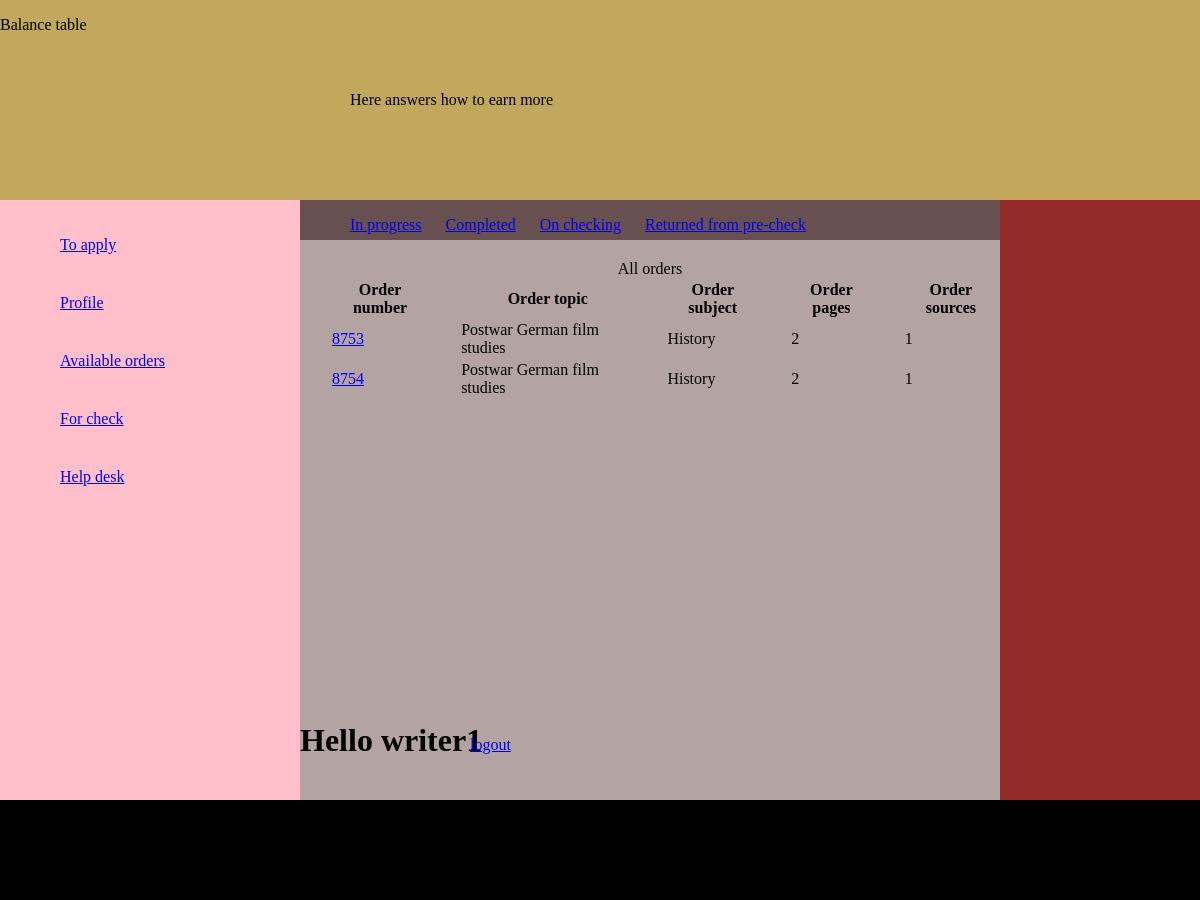
Page /personal/ (signed in) on the earlier database version.
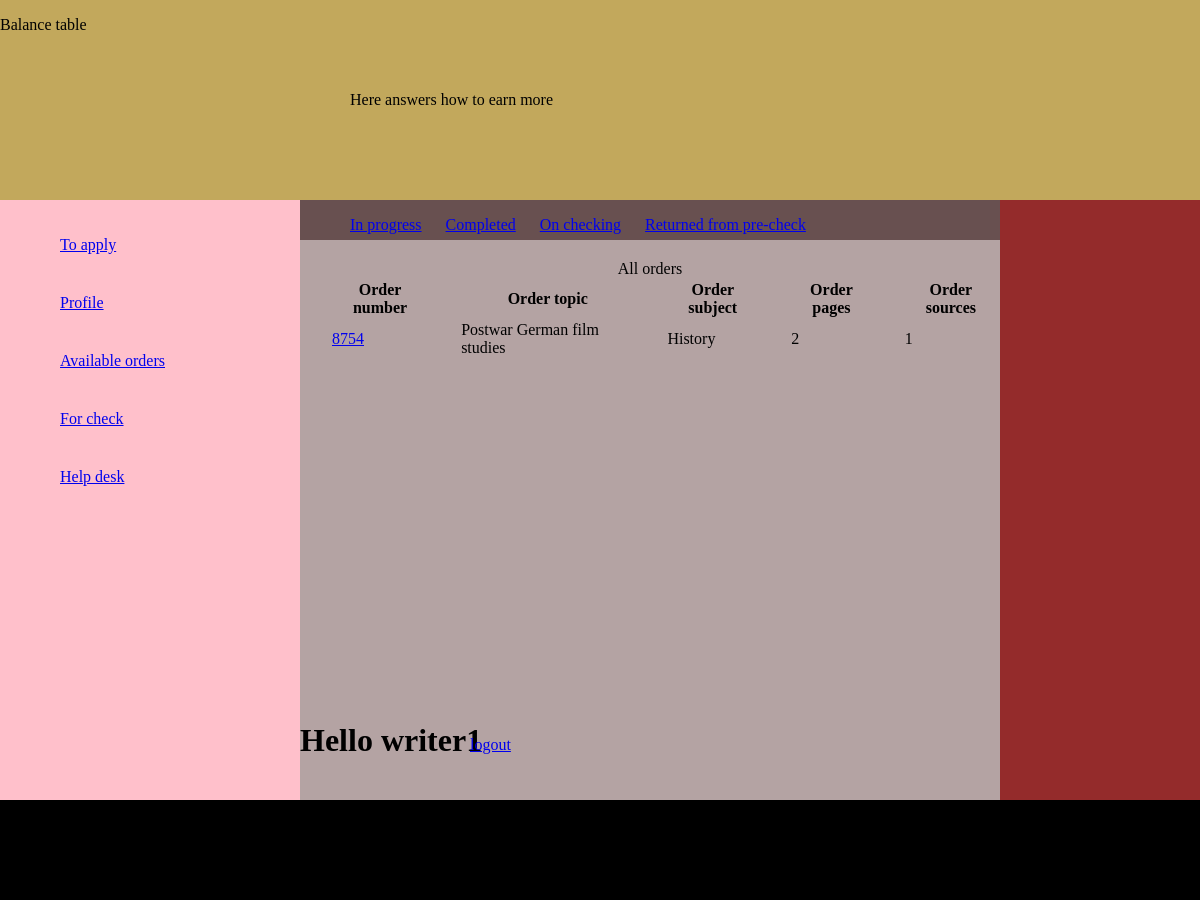
Same page on the later database version.
### app1/models.py (models this page shows, shortened)
class Order_model(models.Model):
	number = models.CharField(max_length=300)
	account = models.CharField(max_length=300, blank=True)
	files = models.CharField(max_length=300, blank=True)
	subject = models.CharField(max_length=300, blank=True)
	topic = models.CharField(max_length=300, blank=True)
	client_deadline = models.CharField(max_length=300, blank=True, null=True)
	price = models.DecimalField(max_digits=8, decimal_places=2, blank=True, null=True)
	number_of_pages = models.IntegerField(blank=True, null=True)
	spaced = models.CharField(max_length=300, blank=True)
	format = models.CharField(max_length=300, blank=True)
	number_of_sources = models.IntegerField(blank=True, null=True)
	abstract = models.BooleanField(blank=True, default=False)
	slieds = models.CharField(max_length=300, blank=True)
	questions = models.CharField(max_length=300, blank=True)
	problems = models.CharField(max_length=300, blank=True)
	paper_type = models.CharField(max_length=300, blank=True)
	assign_date = models.CharField(max_length=300, blank=True, null=True)
	details = models.CharField(max_length=300, blank=True)
	real_time_deadline = models.TimeField(blank=True, null=True)
	status = models.CharField(max_length=300, blank=True, default='available')
	writer_deadline = models.CharField(max_length=300, blank=True, null=True)
	writer_time = models.TimeField(blank=True, null=True)
	writer_number = models.CharField(max_length=300, blank=True)
	words_min = models.IntegerField(blank=True, null=True)
	writer = models.ForeignKey(User, null=True)
	writer_name = models.CharField(max_length=300, null=True)
	writer_email = models.EmailField(max_length=300, blank=True)
	send_date = models.CharField(max_length=300, blank=True, null=True)
	payment = models.DecimalField(max_digits=8, decimal_places=2, blank=True, null=True)
	payment_date = models.CharField(max_length=300, blank=True, null=True)
	client_num_of_order = models.CharField(max_length=300, blank=True)
	controller = models.ForeignKey(UserProfile, null=True)
	times_returned_for_revision = models.IntegerField(default=0)
	def get_absolut_url(self):
		return 'http://127.0.0.1:8000/' + self.number
	class Meta:
		verbose_name = 'Order'
		verbose_name_plural = 'Orders'

### app1/views.py (the view)
# urls.py: url(r'^personal/$', personal),
@login_required
def personal(request):
	user = request.user
	if user.is_authenticated():
		return writer_cabinet(request)
	else:
		return register(request)

### app1/views.py (called while the page is built)
@login_required
def writer_cabinet(request):
	user = request.user
	user_model = User.objects.get(email=user.email)
	orders = user_model.order_model_set.filter(status='in progress')
	if request.method == 'GET':
		return render(request, 'personal.html', {'orders':orders, 'user':user})

### app1/templates/personal.html (shortened to what this page needs)
<html>
<head>
</head>
<body>
	<header>
		<div class='header_container'>
			<div id='balance_table'>
				<p>Balance table</p>
			</div>
			<div id='how_to_earn_more'>
				<p>Here answers how to earn more</p>
			</div>
			<div id= 'rating_tarif_table'>
				<a href='http://127.0.0.1:8000/logout/'>logout</a>
			</div>
			<div id='skills_salary'>
			</div>
		</div>
	</header>
	<main>
		<div class='main_container'>
			<div id='my_orders'>
				<ul class='side_menu'>
					<li><a href="http://127.0.0.1:8000/to_apply_order_list/">To apply</a></li>
					<li><a href="http://127.0.0.1:8000/personal/">Profile</a></li>
					<li><a href="http://127.0.0.1:8000/available_orders/">Available orders</a></li>
					<li><a href="http://127.0.0.1:8000/for_check/">For check</a></li>
					<li><a href="#">Help desk</a></li>
				</ul>
			</div>
			<div id='main_part'>
				<div class='dif_orders'>
					<ul class='order_status'>
						<li><a href="http://127.0.0.1:8000/in_progress_orders/">In progress</a></li>
						<li><a href="http://127.0.0.1:8000/completed_orders/">Completed</a></li>
						<li><a href="http://127.0.0.1:8000/my_orders_on_checking/">On checking</a></li>
						<li><a href="http://127.0.0.1:8000/returned_from_precheck_list/">Returned from pre-check</a></li>
					</ul>
				</div>
				<table class='order_table'>
					{% if orders %}
					<caption>All orders</caption>
					<thead>
						<tr>
						<th>Order number</th>
						<th>Order topic</th>
						<th>Order subject</th>
						<th>Order pages</th>
						<th>Order sources</th>
						</tr>
					</thead>
					<tbody>
						{% for order in orders %}
						<tr>
							<td><a href="{{order.get_absolut_url}}">{{order.number}}</a></td>
							<td>{{order.topic}}</td>
							<td>{{order.subject}}</td>
							<td>{{order.number_of_pages}}</td>
							<td>{{order.number_of_sources}}</td>
						</tr>
						{% endfor %}
					</tbody>
					{% endif %}
				</table>
			<h1 id='hello'>Hello {{user.username}}</h1>
			<p id= 'logout'><a href='http://127.0.0.1:8000/logout/'>logout</a></p>
			</div>
			<div id='shedule'>
			</div>
		</div>
	</main>
	<footer>
		<div class= 'footer_container'>
			<p>footer@ all rights reserver</p>
		</div>
	</footer>
</body>
</html>

Differences in the rows shown:
no longer on this page (row edited): Order_model: number "8753", topic "Postwar German film studies", subject "History", number_of_pages "2", number_of_sources "1"
